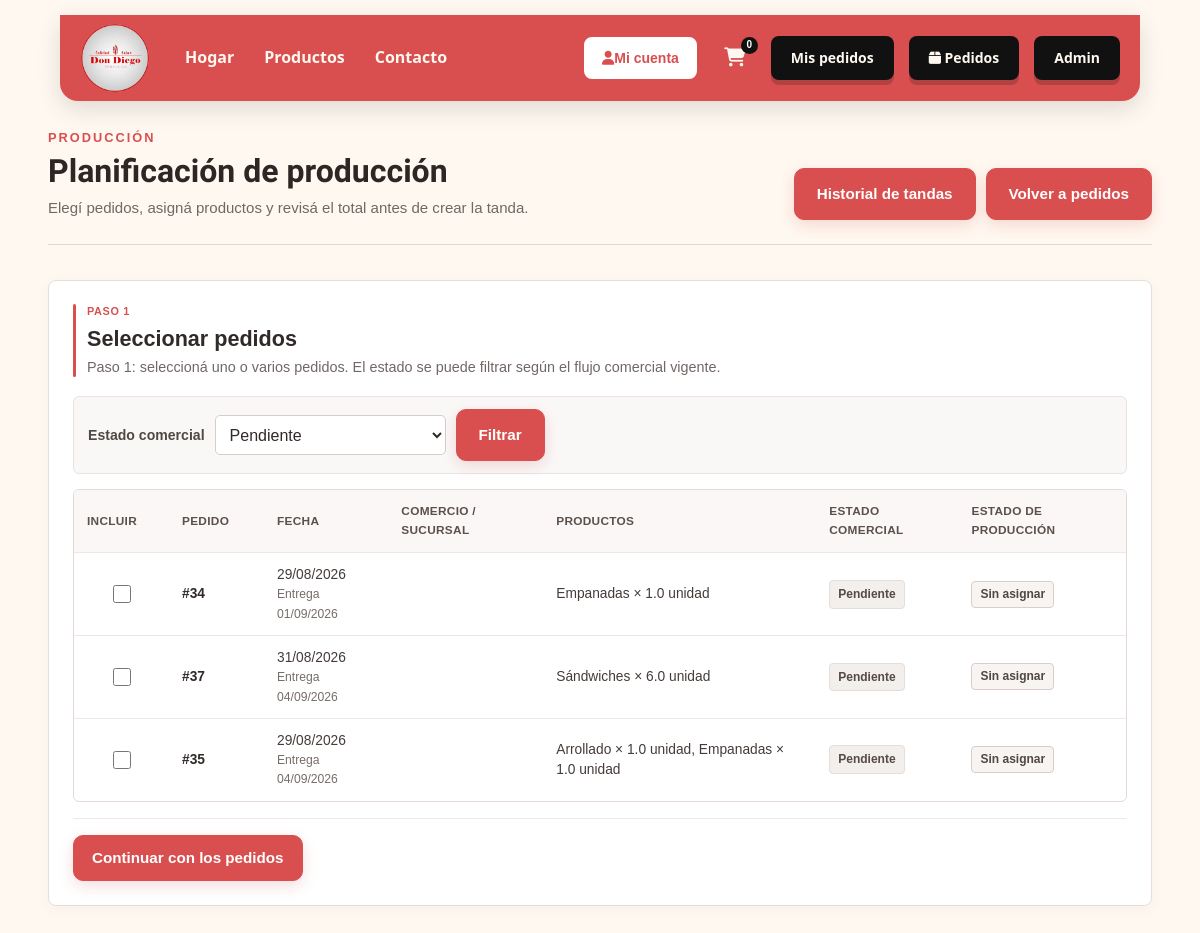
Screenshot of /admin/planificacion (signed in) with the database file from the repository.
### tables this page shows
CREATE TABLE `pedidos` (
  `id` int(11) NOT NULL,
  `usuario_id` int(11) NOT NULL,
  `fecha_pedido` timestamp NOT NULL DEFAULT current_timestamp(),
  `fecha_recepcion` date NOT NULL,
  `franja_horaria` varchar(50) NOT NULL,
  `direccion_entrega` varchar(255) NOT NULL,
  `metodo_pago` enum('efectivo') NOT NULL DEFAULT 'efectivo',
  `estado` enum('pendiente','confirmado','en_preparacion','listo','entregado','cancelado') NOT NULL DEFAULT 'pendiente',
  `total` decimal(10,2) NOT NULL DEFAULT 0.00,
  `tipo` enum('normal','encargo') NOT NULL DEFAULT 'normal',
  `nombre_cliente` varchar(150) DEFAULT NULL,
  `telefono` varchar(30) DEFAULT NULL,
  `observaciones` text DEFAULT NULL,
  `fecha_entrega` date DEFAULT NULL,
  `sucursal` varchar(150) DEFAULT NULL
);

### views/admin/planificacion.php (the view, shortened to what the rows shown need)
<?php
require __DIR__ . '/../layouts/head.php';
$pedidos = $pedidos ?? [];
$lineasPedido = $lineasPedido ?? [];
$revision = $revision ?? [];
$metadatos = $metadatos ?? ['titulo' => '', 'destinos' => [], 'observaciones' => ''];
$modo = $modo ?? 'seleccionar';
$estadoFiltro = $estadoFiltro ?? 'pendiente';
$gruposRevisionPorSector = [];
$pedidoIdsVista = array_values(array_unique(array_map(static fn ($linea) => (int) $linea['pedido_id'], $lineasPedido)));
$e = static fn ($valor) => htmlspecialchars((string) $valor, ENT_QUOTES, 'UTF-8');
?>
<body class="pagina-admin-pedidos pagina-planificacion">
    <main class="admin-pedidos-container">
        <header class="admin-pedidos-header">
            <div>
                <h1>Planificación de producción</h1>
            </div>
        </header>
        <?php if ($modo === 'revision' && !empty($revision['lineas'])): ?>
            <section class="planificacion-seccion">
                <div class="planificacion-seccion-titulo">
                    <div>
                        <span class="admin-etiqueta">PASO 4</span>
                        <h2>Revisar tanda</h2>
                        <p>Comprobá los pedidos, cantidades y datos generales antes de confirmar.</p>
                    </div>
                </div>
                <dl class="planificacion-resumen-metadatos">
                    <div><dt>Título</dt><dd><?= $e($metadatos['titulo'] !== '' ? $metadatos['titulo'] : 'Tanda automática') ?></dd></div>
                    <div><dt>Destinos</dt><dd><?= $metadatos['destinos'] !== [] ? $e(implode(', ', $metadatos['destinos'])) : 'Sin destinos indicados' ?></dd></div>
                    <?php if ($metadatos['observaciones'] !== ''): ?><div class="planificacion-resumen-observaciones"><dt>Observaciones</dt><dd><?= nl2br($e($metadatos['observaciones'])) ?></dd></div><?php endif; ?>
                </dl>
                <div class="planificacion-grupos-sectores planificacion-resumen-grupos">
                    <?php foreach ($gruposRevisionPorSector as $sector => $gruposSector): ?>
                        <section class="planificacion-grupo-sector">
                            <header><span class="admin-etiqueta">SECTOR DE PRODUCCIÓN</span><h3><?= $e($sector) ?></h3></header>
                            <div class="planificacion-grupos-productos">
                                <?php foreach ($gruposSector as $grupo): ?>
                                    <article class="planificacion-producto-grupo">
                                        <div class="planificacion-producto-grupo-cabecera">
                                            <div><h4><?= $e($grupo['producto']) ?></h4><p><?= $e(Producto::nombrePresentacion($grupo['unidad_venta'], $grupo['cantidad_para_tanda'])) ?></p></div>
                                            <strong class="planificacion-resumen-cantidad"><?= $e(Producto::formatearCantidad($grupo['cantidad_para_tanda'], $grupo['unidad_venta'])) ?> <?= $e(Producto::nombrePresentacion($grupo['unidad_venta'], $grupo['cantidad_para_tanda'])) ?></strong>
                                        </div>
                                        <div class="planificacion-origenes"><strong>Distribución por pedido</strong>
                                            <?php foreach ($grupo['origenes'] as $origen): ?>
                                                <div><span>Pedido #<?= (int) $origen['pedido_id'] ?> · <?= $e($origen['cliente']) ?></span><span><?= $e(Producto::formatearCantidad($origen['cantidad_seleccionada'], $grupo['unidad_venta'])) ?></span></div>
                                            <?php endforeach; ?>
                                        </div>
                                    </article>
                                <?php endforeach; ?>
                            </div>
                        </section>
                    <?php endforeach; ?>
                </div>
                <div class="planificacion-acciones">
                    <form method="POST" action="<?= url('/admin/planificacion') ?>">
                        <input type="hidden" name="csrf_token" value="<?= $e(csrf_token()) ?>">
                        <input type="hidden" name="accion" value="editar_metadatos">
                        <input type="hidden" name="estado_filtro" value="<?= $e($estadoFiltro) ?>">
                        <?php foreach ($pedidoIdsVista as $pedidoId): ?><input type="hidden" name="pedido_ids[]" value="<?= $pedidoId ?>"><?php endforeach; ?>
                        <?php foreach ($revision['lineas'] as $linea): ?>
                            <input type="hidden" name="lineas[<?= (int) $linea['detalle_id'] ?>][cantidad]" value="<?= $e(number_format((float) $linea['cantidad_seleccionada'], 1, '.', '')) ?>">
                            <input type="hidden" name="lineas[<?= (int) $linea['detalle_id'] ?>][modo]" value="<?= $e($linea['modo_asignacion']) ?>">
                            <input type="hidden" name="lineas[<?= (int) $linea['detalle_id'] ?>][pedido_id]" value="<?= (int) $linea['pedido_id'] ?>">
                            <input type="hidden" name="lineas[<?= (int) $linea['detalle_id'] ?>][sector]" value="<?= $e($linea['sector_seleccionado']) ?>">
                        <?php endforeach; ?>
                        <input type="hidden" name="titulo" value="<?= $e($metadatos['titulo']) ?>">
                        <?php foreach ($metadatos['destinos'] as $destino): ?><input type="hidden" name="destinos[]" value="<?= $e($destino) ?>"><?php endforeach; ?>
                        <input type="hidden" name="observaciones" value="<?= $e($metadatos['observaciones']) ?>">
                        <button type="submit" class="planificacion-secundario">Volver a editar los datos</button>
                    </form>
                    <?php if (usuarioPuede('gestionar_produccion')): ?>
                        <?php if (!empty($metadatosDisponibles)): ?>
                        <form method="POST" action="<?= url('/admin/planificacion') ?>">
                            <input type="hidden" name="csrf_token" value="<?= $e(csrf_token()) ?>">
                            <input type="hidden" name="accion" value="crear_tanda">
                            <input type="hidden" name="estado_filtro" value="<?= $e($estadoFiltro) ?>">
                            <input type="hidden" name="titulo" value="<?= $e($metadatos['titulo']) ?>">
                            <?php foreach ($metadatos['destinos'] as $destino): ?><input type="hidden" name="destinos[]" value="<?= $e($destino) ?>"><?php endforeach; ?>
                            <input type="hidden" name="observaciones" value="<?= $e($metadatos['observaciones']) ?>">
                            <?php foreach ($revision['lineas'] as $linea): ?>
                                <input type="hidden" name="lineas[<?= (int) $linea['detalle_id'] ?>][cantidad]" value="<?= $e(number_format((float) $linea['cantidad_seleccionada'], 1, '.', '')) ?>">
                                <input type="hidden" name="lineas[<?= (int) $linea['detalle_id'] ?>][modo]" value="<?= $e($linea['modo_asignacion']) ?>">
                                <input type="hidden" name="lineas[<?= (int) $linea['detalle_id'] ?>][pedido_id]" value="<?= (int) $linea['pedido_id'] ?>">
                                <input type="hidden" name="lineas[<?= (int) $linea['detalle_id'] ?>][sector]" value="<?= $e($linea['sector_seleccionado']) ?>">
                            <?php endforeach; ?>
                            <button class="btn-agregar" type="submit">Crear tanda</button>
                        </form>
                        <?php else: ?>
                            <button class="btn-agregar" type="button" disabled>Aplicá la migración para crear</button>
                        <?php endif; ?>
                    <?php endif; ?>
                </div>
            </section>
        <?php else: ?>
            <section class="planificacion-seccion">
                <div class="planificacion-seccion-titulo">
                    <div>
                        <h2>Seleccionar pedidos</h2>
                    </div>
                </div>
                <form method="GET" action="<?= url('/admin/planificacion') ?>">
                <?php if (empty($pedidos)): ?>
                    <div class="admin-pedidos-vacio"><h2>No hay pedidos para mostrar con este filtro</h2><p>Probá otro estado comercial o revisá la gestión de pedidos.</p></div>
                <?php else: ?>
                        <div class="planificacion-tabla-contenedor">
                            <table class="planificacion-tabla">
                                <thead><tr><th>Incluir</th><th>Pedido</th><th>Fecha</th><th>Comercio / sucursal</th><th>Productos</th><th>Estado comercial</th><th>Estado de producción</th></tr></thead>
                                <tbody>
                                    <?php foreach ($pedidos as $pedido): ?>
                                        <tr>
                                            <td data-label="Incluir"><input type="checkbox" name="pedido_ids[]" value="<?= (int) $pedido['id'] ?>" aria-label="Incluir pedido #<?= (int) $pedido['id'] ?>" <?= in_array((int) $pedido['id'], $pedidoIdsVista, true) ? 'checked' : '' ?>></td>
                                            <td data-label="Pedido"><strong>#<?= (int) $pedido['id'] ?></strong></td>
                                            <td data-label="Fecha"><?= $e(date('d/m/Y', strtotime($pedido['fecha_pedido']))) ?><br><small>Entrega <?= $e(date('d/m/Y', strtotime($pedido['fecha_recepcion']))) ?></small></td>
                                            <td data-label="Comercio / sucursal"><?= $e($pedido['cliente']) ?><?= trim((string) $pedido['sucursal']) !== '' ? '<br><small>' . $e($pedido['sucursal']) . '</small>' : '' ?></td>
                                            <td data-label="Productos"><?= $e($pedido['productos'] ?: 'Sin productos') ?></td>
                                            <td data-label="Estado"><span class="planificacion-estado"><?= $e(ucfirst(str_replace('_', ' ', $pedido['estado']))) ?></span></td>
                                            <td data-label="Estado de producción"><span class="planificacion-estado-asignacion estado-asignacion-<?= $e($pedido['estado_asignacion']) ?>"><?= match ($pedido['estado_asignacion']) { 'completo' => 'Completo', 'parcial' => 'Parcial', 'sin_productos' => 'Sin productos', default => 'Sin asignar' } ?></span></td>
                                        </tr>
                                    <?php endforeach; ?>
                                </tbody>
                            </table>
                        </div>
                <?php endif; ?>
                </form>
            </section>
        <?php endif; ?>
    </main>
</body>
</html>

### rows the page displays
pedidos: id "34", fecha_pedido "29/08/2026", fecha_recepcion "01/09/2026", productos "Empanadas × 1.0 unidad", estado "Pendiente", estado_asignacion "Sin asignar"
pedidos: id "37", fecha_pedido "31/08/2026", fecha_recepcion "04/09/2026", productos "Sándwiches × 6.0 unidad", estado "Pendiente", estado_asignacion "Sin asignar"
pedidos: id "35", fecha_pedido "29/08/2026", fecha_recepcion "04/09/2026", productos "Arrollado × 1.0 unidad, Empanadas × 1.0 unidad", estado "Pendiente", estado_asignacion "Sin asignar"

### other values shown
$cantidadCarrito "0"
form field estado "Pendiente"
